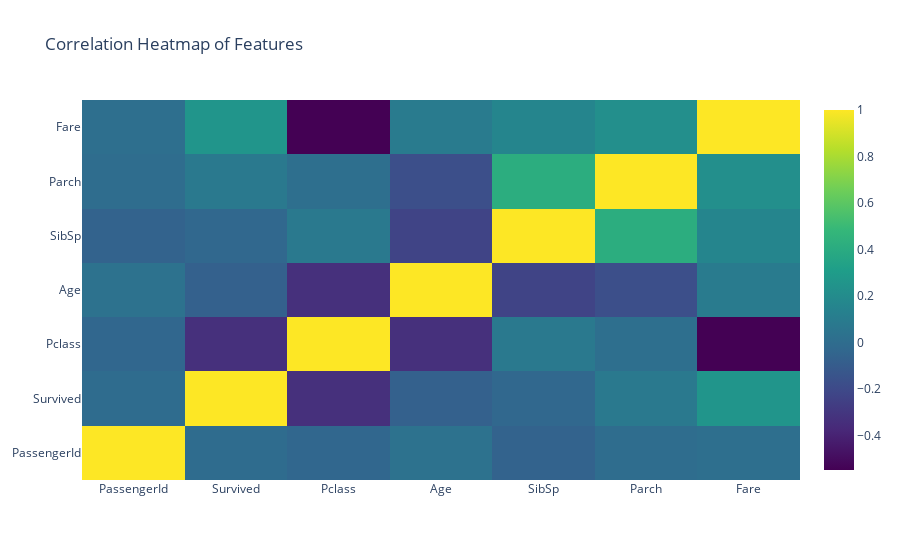

Notebook cell for this chart:
### Code cell
# 5. Correlation Heatmap
corr_matrix = numeric_df_Train.corr()
fig_corr = go.Figure(data=go.Heatmap(z=corr_matrix.values, x=corr_matrix.columns, y=corr_matrix.columns, colorscale='Viridis'))
fig_corr.update_layout(title='Correlation Heatmap of Features')
fig_corr.show()

### Figure 1 — Plotly figure (JSON) as saved in the notebook; plotly's stock layout.template omitted (floating-point values rounded to 4 significant figures)
{"data": [{"colorscale": [[0, "#440154"], [0.1111, "#482878"], [0.2222, "#3e4989"], [0.3333, "#31688e"], [0.4444, "#26828e"], [0.5556, "#1f9e89"], [0.6667, "#35b779"], [0.7778, "#6ece58"], [0.8889, "#b5de2b"], [1, "#fde725"]], "type": "heatmap", "x": ["PassengerId", "Survived", "Pclass", "Age", "SibSp", "Parch", "Fare"], "y": ["PassengerId", "Survived", "Pclass", "Age", "SibSp", "Parch", "Fare"], "z": [[1, -0.005028, -0.03533, 0.03132, -0.05769, -0.001657, 0.0127], [-0.005028, 1, -0.3355, -0.06982, -0.03404, 0.08315, 0.2553], [-0.03533, -0.3355, 1, -0.3365, 0.08166, 0.01682, -0.5482], [0.03132, -0.06982, -0.3365, 1, -0.2325, -0.1715, 0.09371], [-0.05769, -0.03404, 0.08166, -0.2325, 1, 0.4145, 0.1609], [-0.001657, 0.08315, 0.01682, -0.1715, 0.4145, 1, 0.2175], [0.0127, 0.2553, -0.5482, 0.09371, 0.1609, 0.2175, 1]]}], "layout": {"title": {"text": "Correlation Heatmap of Features"}}}
